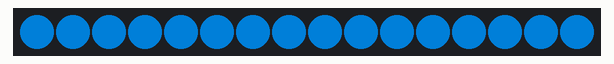
This sketch was run on a simulated Arduino Uno, built with avr-gcc and run on an emulated ATmega328P. Shown: 16 RGB LEDs in strip order, left to right. Dim RGB values are drawn brighter than linear.

Above: at 0.46 s.
At 7.0 s:
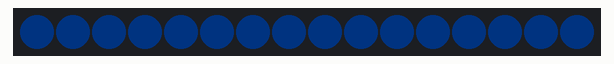

The sketch:

reaktor_arduino.ino
```cpp
#include <Adafruit_NeoPixel.h>

#define LED_PIN    6        // Pin danych do LED
#define LED_COUNT  16       // Liczba diod w pierścieniu

Adafruit_NeoPixel strip(LED_COUNT, LED_PIN, NEO_GRB + NEO_KHZ800);

void setup() {
  strip.begin();
  strip.show(); // Wyczyść LED-y
}

void loop() {
  pulsujKolorem(strip.Color(0, 150, 255), 10); // Niebieski puls
}

void pulsujKolorem(uint32_t color, int speed) {
  // Rozjaśnianie
  for (int b = 0; b < 255; b += 5) {
    setBrightnessAndShow(color, b);
    delay(speed);
  }
  // Ściemnianie
  for (int b = 255; b >= 0; b -= 5) {
    setBrightnessAndShow(color, b);
    delay(speed);
  }
}

void setBrightnessAndShow(uint32_t color, int brightness) {
  for (int i = 0; i < LED_COUNT; i++) {
    strip.setPixelColor(i, strip.Color(
      (uint8_t)((color >> 16 & 0xFF) * brightness / 255),
      (uint8_t)((color >> 8 & 0xFF) * brightness / 255),
      (uint8_t)((color & 0xFF) * brightness / 255)
    ));
  }
  strip.show();
}
```

Measured:
- by itself, everything shown: repeats every 10.3 s, in 33 steps
